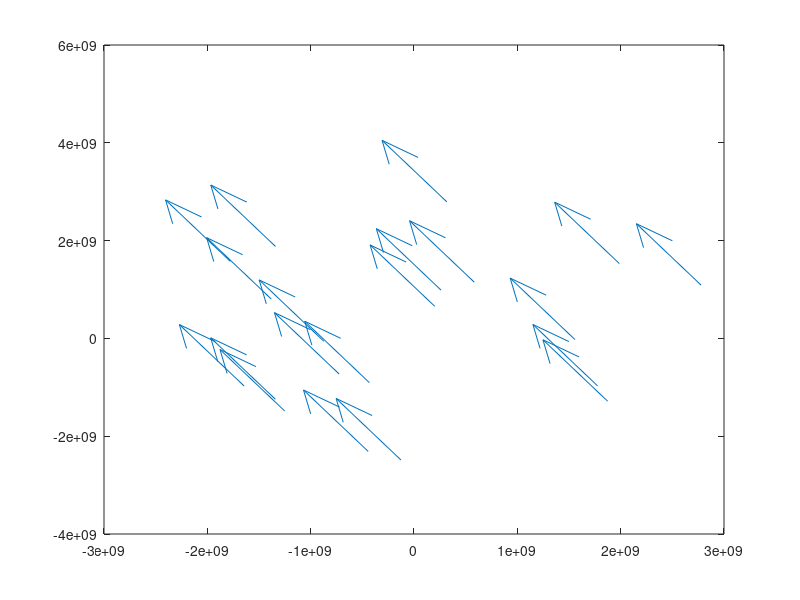

This figure's MATLAB source:
% plotting sequences of points
%% constants
K = 200;
sig = 1;
beta = .2;

% - visualize better
% - optimize: remove all the loops in k
% - study flocks on surfaces: instead of putting birds in the plane,
% we would put them on a surface: torus, sphere, etc
%% Initialization :Random positions, Random Velocities
dim = 2;
k = 20; % number of birds in a flock
 % velocities of the birds
v_new = randn(dim,k);  % new velocities
pos_new = 1000*rand(dim,k); % positions of birds
 % positions of birds
deltat = 2e-1; % time step
eta = @(x,K,beta) K/(sig^2 + x)^beta;
T = 10; %T = time stopped

%% Matrix A
A = zeros(k, k);

%% main loop: t =0 while (t < 1 ): 
% t = t + deltat
t=0;
while (t<T)
    t = t+deltat;
    pos = pos_new;
    for i=1:k
    for j =1:k
        A(i,j) = eta( (norm(pos(:,i)-pos(:,j)))^2 , K, beta);
    end
    end


%% Update velocities using equation (1)
v = v_new;
for i=1:k
    for j=1:k 
        v_new(:,i)= v_new(:,i) + A(i,j)*(v(:,j) - v(:,i));
    end
end

%% Update positions using first eqn in (4)
pos_new = pos +deltat*v;
end
quiver (pos_new(1,:), pos_new(2,:),  v_new(1,:), v_new(2,:));
% plotflock(pos);